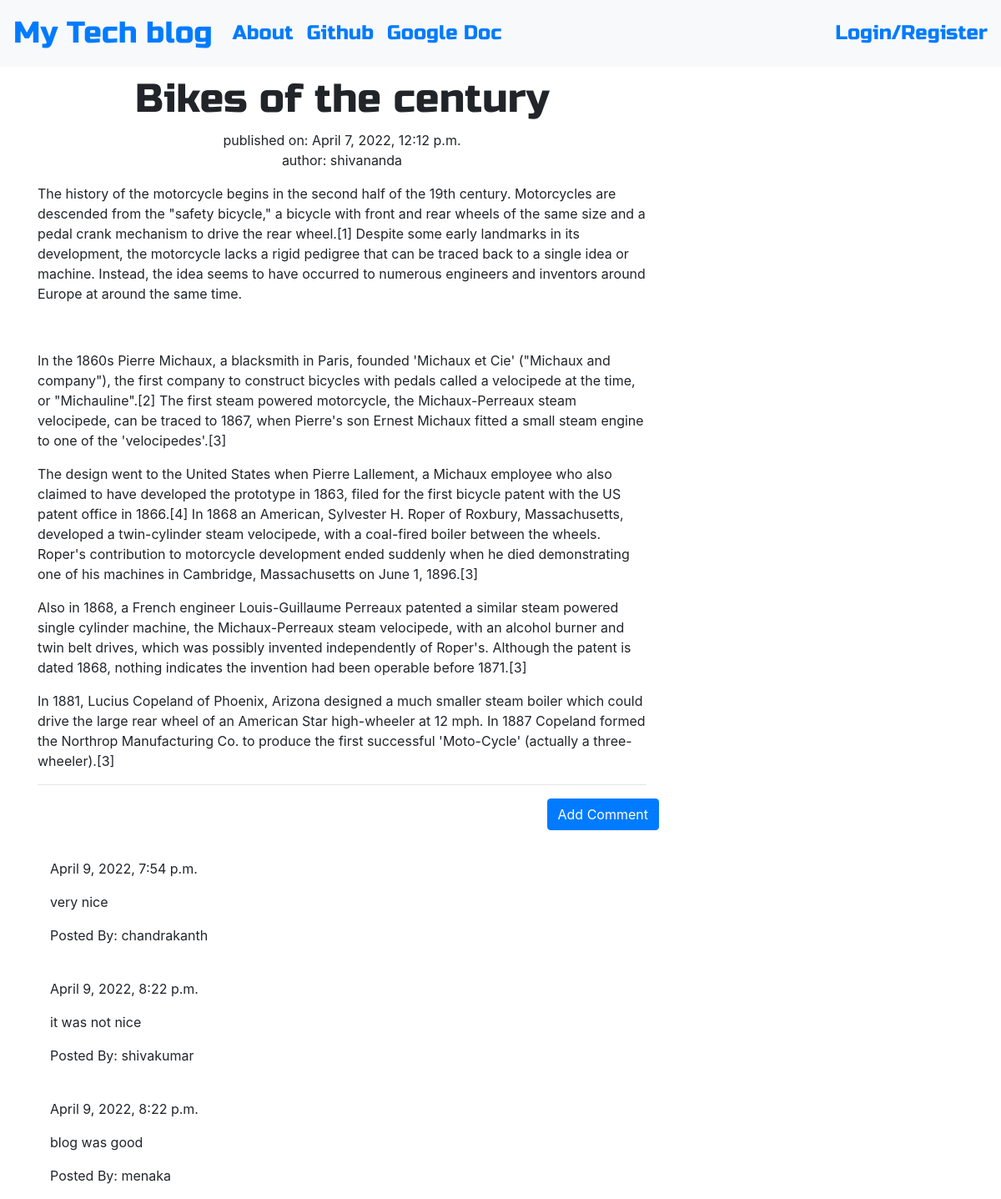
The app's page /post/2/ with its own data.
### personal_app/models.py (models this page shows, shortened)
class Post(models.Model):
    author = models.ForeignKey(User, on_delete=models.CASCADE)
    title = models.CharField(max_length=200)
    body = models.TextField()
    created_date = models.DateTimeField(default=timezone.now)
    published_date = models.DateTimeField(blank=True, null=True)

class Comment(models.Model):
    post = models.ForeignKey(Post, related_name= "comments", on_delete=models.CASCADE)
    author = models.CharField(max_length=200)
    text = models.TextField()
    created_date = models.DateTimeField(default=timezone.now)
    approved_comment = models.BooleanField(default=False)

### personal_app/views.py (the view)
# urls.py: path("post/<pk>/", PostDetailView.as_view(), name="post_detail"),
class PostDetailView(DetailView):
    model = Post
    template_name = "personal_app/post_detail.html"
    context_object_name = "post_object"

### personal_app/templates/personal_app/post_detail.html (shortened to what this page needs)
{% extends "personal_app/base.html" %}
{% block content %}
    <h1 class="posttitle loader">{{ post_object.title }}</h1>
    {% if post_object.published_date %}
        <div class="date postdate">
            published on: {{ post_object.published_date }}
            <br>
            author: {{ post_object.author }}
        </div>
    {% else %}
        <a class="btn btn-default" href="{% url 'personal_app:publish_post' pk=post_object.pk %}">Publish</a>
    {% endif %}
    <p class="postcontent">{{ post_object.body|safe|linebreaksbr }}</p>
    <hr>
    <a class="btn btn-primary btn-comment" href="{% url 'personal_app:add_comment' pk=post_object.pk %}">Add Comment</a>
    <br>
    <br>
    <div class="container">
        {% for comment_object in post_object.comments.all %}
        <br>
            {% if comment_object.approved_comment %}
            {{ comment_object.created_date }}
            <p>{{ comment_object.text|safe|linebreaksbr }}</p>
            <p>Posted By: {{ comment_object.author }}</p>
            {% endif %}
        {% endfor %}
    </div>
{% endblock %}

### personal_app/static/css/blogpost.css (style rules this page uses)
.postdate { text-align: center; }
.posttitle { font-family: 'Russo One', sans-serif; font-size: 3em; text-align: center; }
.postcontent { font-family: 'Montserrat'; font-size: 1.5em; }
.btn-comment { position: absolute; right: 0px; }
.loader { filter:hue-rotate(0deg); color: linear-gradient(45deg,#0f8,#08f); animation:hue 5000ms infinite linear; }

### records on screen
Post: title "Bikes of the century", published_date "April 7, 2022, 12:12 p.m.", author "shivananda", body "The history of the motorcycle begins in the second half of the 19th century. Motorcycles are descended from the \"safety bicycle,\" a bicycle with front and rear wheels of the same size and a pedal crank mechanism to drive the rear wheel.[1] Despite some early landmarks in its development, the motorcycle lacks a rigid pedigree that can be traced back to a single idea or machine. Instead, the idea seems to have occurred to numerous engineers and inventors around Europe at around the same time. In the 1860s Pierre Michaux, a blacksmith in Paris, founded 'Michaux et Cie' (\"Michaux and company\"), the first company to construct bicycles with pedals called a velocipede at the time, or…"
Comment: created_date "April 9, 2022, 7:54 p.m.", text "very nice", author "chandrakanth"
Comment: created_date "April 9, 2022, 8:22 p.m.", text "it was not nice", author "shivakumar"
Comment: created_date "April 9, 2022, 8:22 p.m.", text "blog was good", author "menaka"
